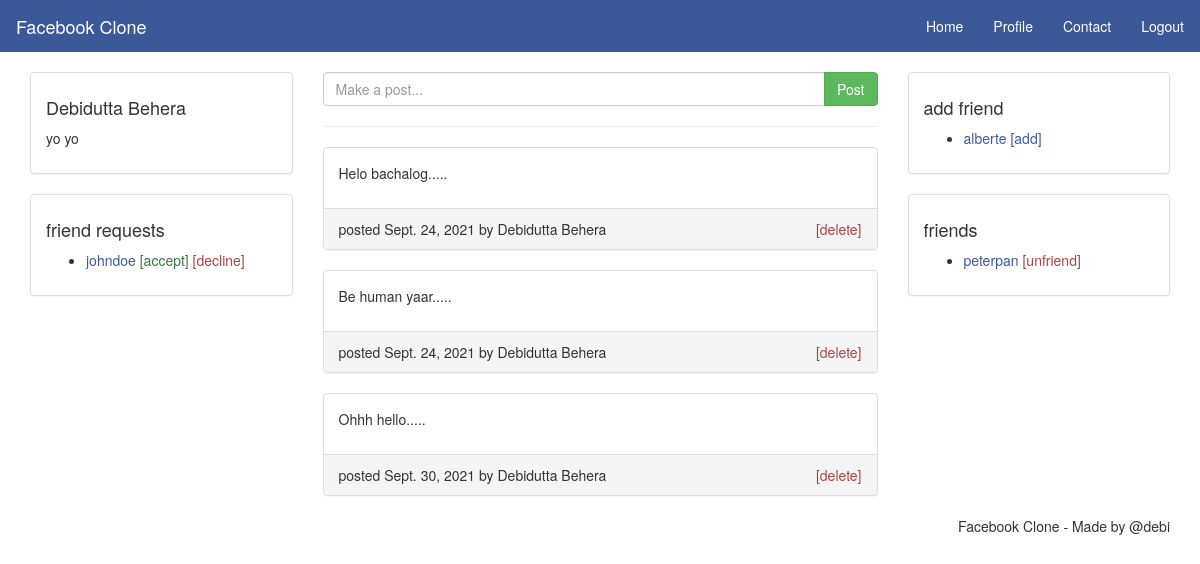
Page /home (signed in) on the earlier database version.
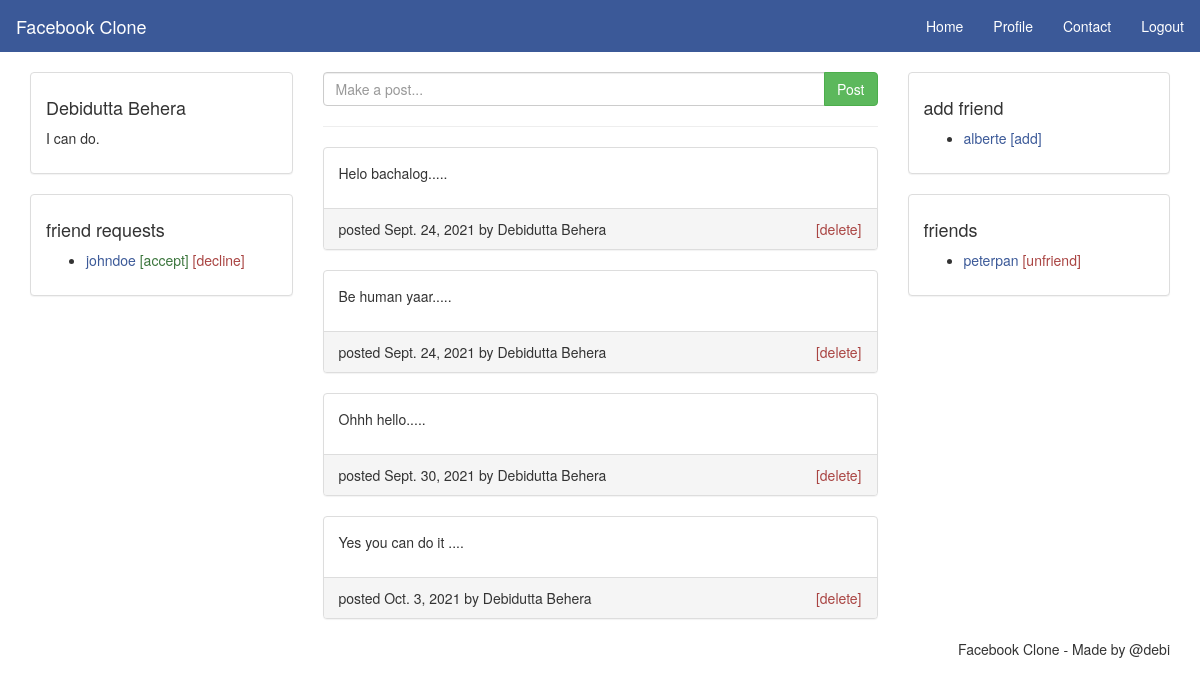
Same page on the later database version.
### my_app/models.py (models this page shows, shortened)
class Profile(models.Model):
    user    = models.OneToOneField(User,primary_key = True,on_delete = models.CASCADE)
    status  = models.TextField(max_length = 100, blank = True)
    location= models.TextField(max_length = 50, blank = True)
    image   = models.ImageField(upload_to = 'pics',default = 'pics/download.jpg')

class Post(models.Model):
    user = models.ForeignKey(User,on_delete=models.CASCADE)
    post = models.TextField(max_length=300,blank=False)
    date_posted = models.DateField(auto_now=True)

### my_app/views.py (the view)
# urls.py: 2. Add a URL to urlpatterns:  path('', views.home, name='home')
def home(request):
    if request.user.is_authenticated:
        user = request.user
        nmae = user.first_name +' '+user.last_name
        pro = Profile.objects.get(user=user)
        pos = Post.objects.filter(user=user)
        context = {'name':nmae,
        'pro':pro,
        'pos':pos}      #these are dictionary
    return render(request,'home.html',context)

### templates/home.html (shortened to what this page needs)
{% load static %}
<!DOCTYPE html>
<html>
<head>
  <link rel="stylesheet" type="text/css" href="{% static 'css/bootstrap.min.css' %}">
  <link rel="stylesheet" type="text/css" href="{% static 'css/style.css' %}">
</head>
<body>
  <nav class="navbar navbar-default">
    <div class="container-fluid">
      <div class="navbar-header">
        <a class="navbar-brand" href="{% url 'login' %}">Facebook Clone</a>
      </div>
      <ul class="nav navbar-nav navbar-right">
        <li><a href="{% url 'home' %}">Home</a></li>
        <li><a href="{% url 'profile' %}">Profile</a></li>
        <li><a href="{% url 'contact' %}">Contact</a></li>
        <li><a href="{% url 'logout' %}">Logout</a></li>
      </ul>
    </div>
  </nav>
  <main class="container">
    <div class="row">
      <div class="col-md-3">
        <div class="panel panel-default">
          <div class="panel-body">
            <h4>{{name}}</h4>
            <p>{{pro.status}}</p>
          </div>
        </div>
        <div class="panel panel-default">
          <div class="panel-body">
            <h4>friend requests</h4>
            <ul>
              <li>
                <a href="#">johndoe</a>
                <a class="text-success" href="#">[accept]</a>
                <a class="text-danger" href="#">[decline]</a>
              </li>
            </ul>
          </div>
        </div>
      </div>
      <div class="col-md-6">
        <form method="post" action="{% url 'post' %}">
          <div class="input-group">
            <input class="form-control" type="text" name="content" placeholder="Make a post...">
            <span class="input-group-btn">
              <button class="btn btn-success" type="submit" name="post">Post</button>
            </span>
          </div>
        </form><hr>
        <div>
          {% for p in pos %}
          <div class="panel panel-default">
            <div class="panel-body">
              <p>{{p.post}}</p>
            </div>
            <div class="panel-footer">
              <span>posted {{p.date_posted}} by {{name}}</span>
              <span class="pull-right"><a class="text-danger" href="#">[delete]</a></span>
            </div>
          </div>
          {% endfor %}
        </div>
      </div>
      <div class="col-md-3">
        <div class="panel panel-default">
          <div class="panel-body">
            <h4>add friend</h4>
            <ul>
              <li>
                <a href="#">alberte</a>
                <a href="#">[add]</a>
              </li>
            </ul>
          </div>
        </div>
        <div class="panel panel-default">
          <div class="panel-body">
            <h4>friends</h4>
            <ul>
              <li>
                <a href="#">peterpan</a>
                <a class="text-danger" href="#">[unfriend]</a>
              </li>
            </ul>
          </div>
        </div>
      </div>
    </div>
  </main>
  <footer class="container text-center">
    <ul class="nav nav-pills pull-right">
      <li>Facebook Clone - Made by @debi</li>
    </ul>
  </footer>
</body>
</html>

Differences in the rows shown:
changed Profile: status "yo yo" → "I can do."
added Post: post "Yes you can do it ....", date_posted "Oct. 3, 2021", name "Debidutta Behera"
